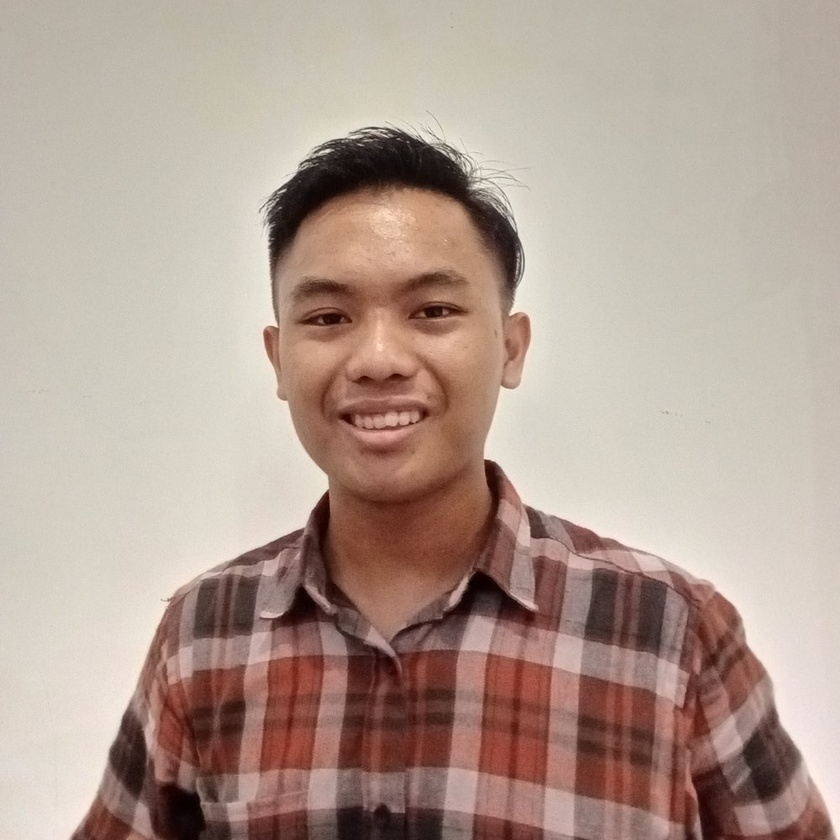
#> input picture tugas2-pcd/assets/fotosaya_1000px.jpg, 840 x 840 px, shrunk from 1000 x 1000 before the run
$ python modif-kecemerlangan.py
#> lines starting #> are read from the running program, lines starting #| are printed output that depends on the picture


import cv2
import numpy as np
import matplotlib.pyplot as plt

# Unggah gambar
#image_filename = input("Masukkan nama file gambar: ")
image_filename = "./assets/fotosaya_1000px.jpg"

# Baca gambar yang diunggah
img = cv2.imread(image_filename)
#> img is the input picture: shape (840, 840, 3); mean B, G, R 147.1, 158.4, 178.5

# Tentukan nilai kecerahan yang ingin ditambahkan
brightness_value = 50

# Tambahkan nilai kecerahan ke setiap piksel dalam citra
brightened_img = np.clip(img.astype(int) + brightness_value, 0, 255).astype(np.uint8)
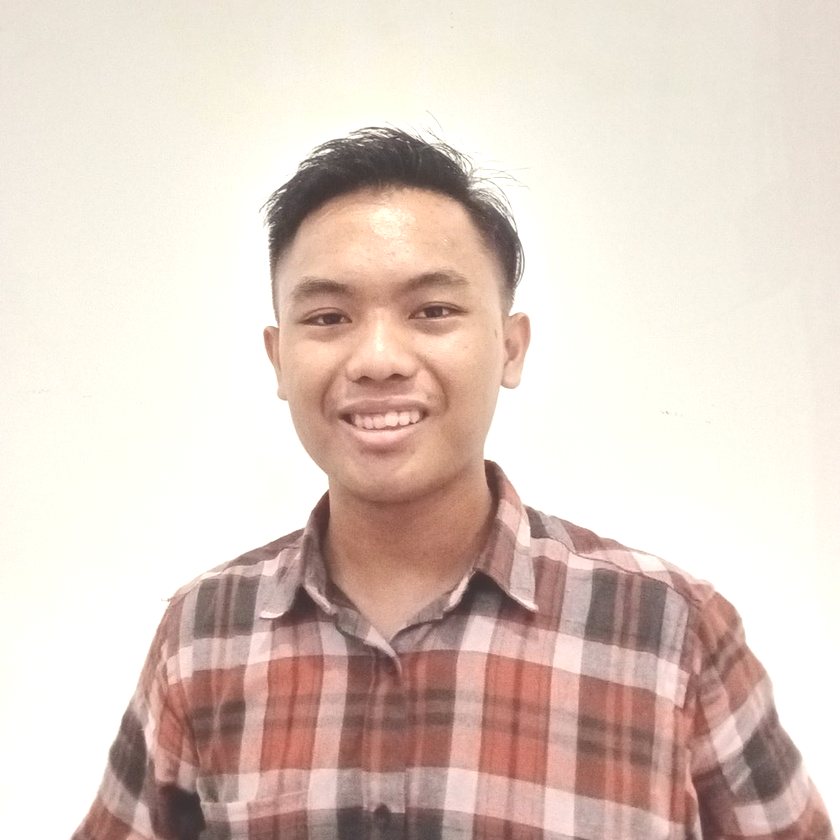
#> brightened_img: shape (840, 840, 3); mean B, G, R 196.3, 205.8, 223.7

# Menampilkan gambar asli dan hasil kecerahan
plt.figure(figsize=(10, 5))

plt.subplot(1, 2, 1)
plt.imshow(cv2.cvtColor(img, cv2.COLOR_BGR2RGB))
plt.title('Original Image')

plt.subplot(1, 2, 2)
plt.imshow(cv2.cvtColor(brightened_img, cv2.COLOR_BGR2RGB))
plt.title('Brightened Image')

plt.show()
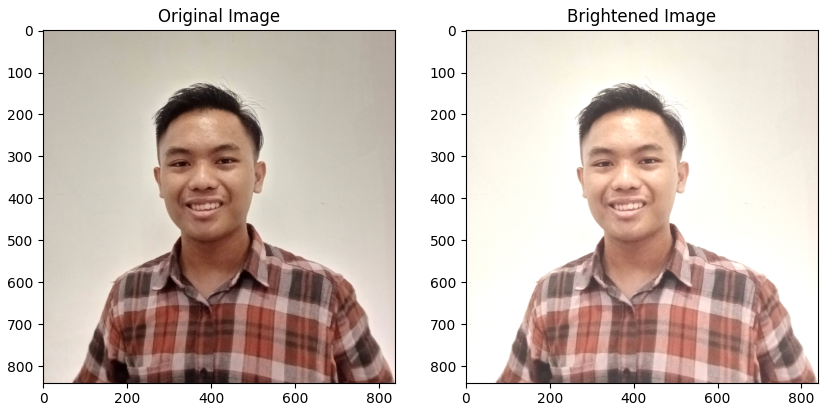
#> figure drawn by matplotlib, 2 panels
